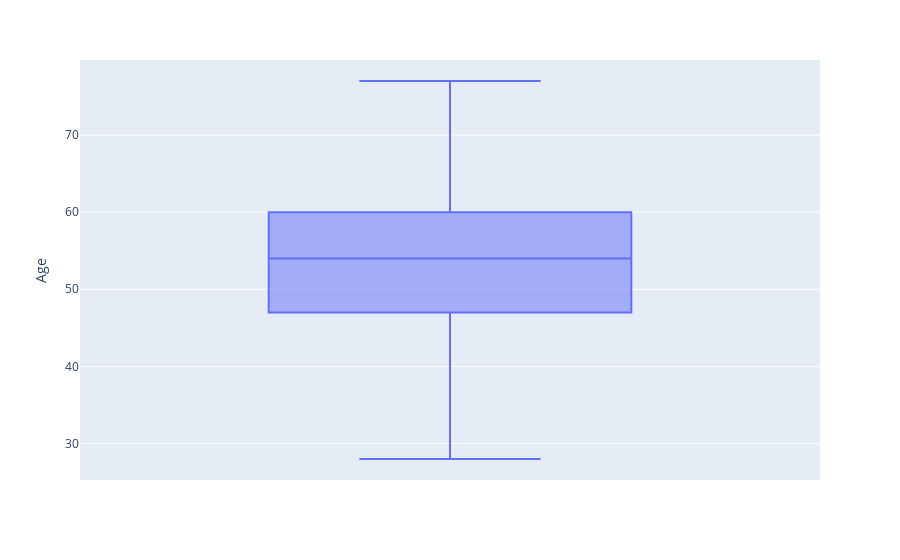

Here is the notebook cell this chart was saved with:
### Markdown cell above
### **Análise de Outliers**

### Code cell
# Idade
px.box(dados2, y='Age')

### Figure 1 — Plotly figure (JSON) as saved in the notebook; plotly's stock layout.template omitted (floating-point values rounded to 4 significant figures; data arrays with more than 128 entries replaced by an {"elided": "..."} marker saying what was removed)
{"data": [{"alignmentgroup": "True", "hovertemplate": "Age=%{y}<extra></extra>", "legendgroup": "", "marker": {"color": "#636efa"}, "name": "", "notched": false, "offsetgroup": "", "orientation": "v", "showlegend": false, "type": "box", "x0": " ", "xaxis": "x", "y": {"elided": "917 int values"}, "y0": " ", "yaxis": "y"}], "layout": {"autosize": true, "boxmode": "group", "legend": {"tracegroupgap": 0}, "margin": {"t": 60}, "xaxis": {"anchor": "y", "autorange": true, "domain": [0, 1], "range": [-0.5, 0.5], "type": "category"}, "yaxis": {"anchor": "x", "autorange": true, "domain": [0, 1], "range": [25.28, 79.72], "title": {"text": "Age"}, "type": "linear"}}}
